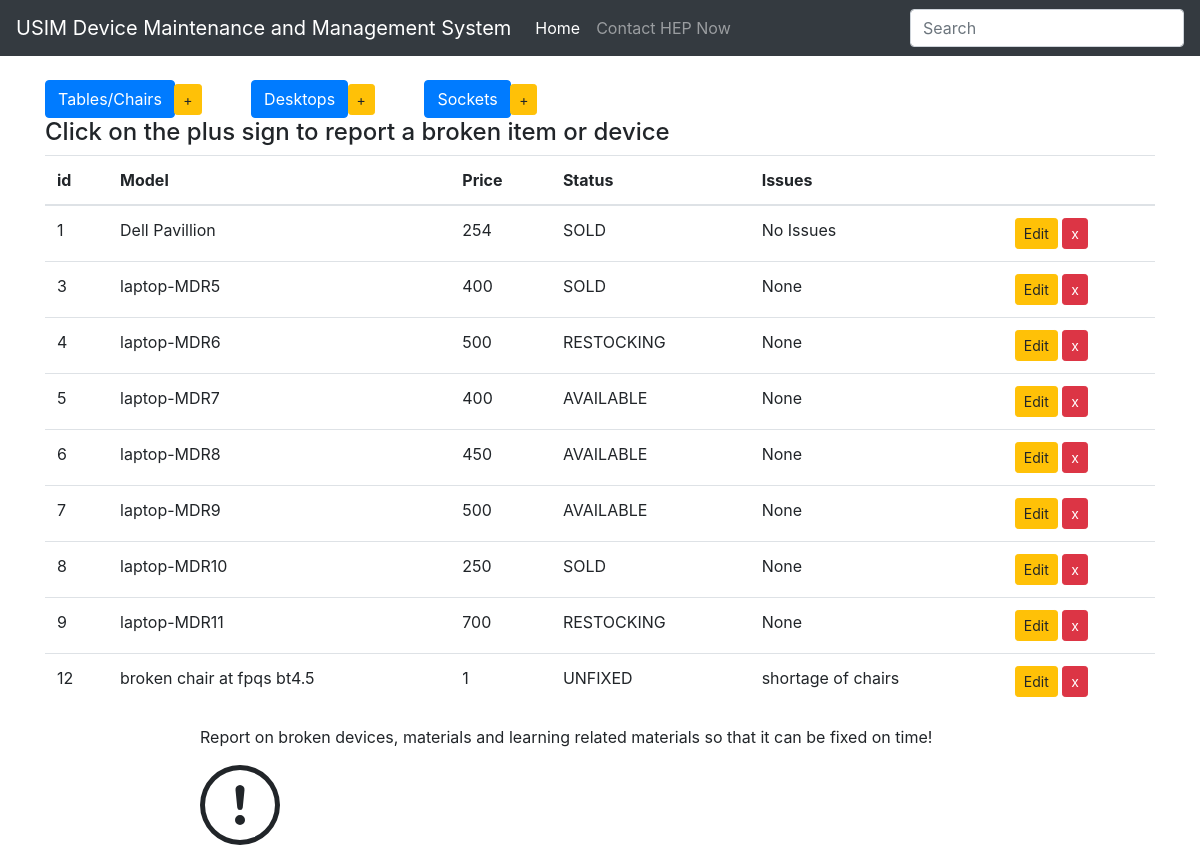
Page /laptops on the committed database.
### inventory/models.py (models this page shows, shortened)
class Device(models.Model):
    type = models.CharField(max_length=200, blank=False)
    price = models.IntegerField()
    choices = (
        ('UNFIXED', 'Needs immediate attention'),
        ('OVERDUE', 'We think management forgot about it'),
        ('FIXED', 'Alhamdulilah its fixed')
    )
    status = models.CharField(max_length=10, choices=choices, default='SOLD')
    issues = models.CharField(max_length=50, default="No Issues")
    class Meta:
        abstract = True

class Laptops(Device):
    pass

### inventory/views.py (the view)
# urls.py: url(r'^laptops$', display_laptops, name="display_laptops"),
def display_laptops(request):
    items = Laptops.objects.all()
    context = {
        'items': items,
        'header': 'Laptops',
    }
    return render(request, 'inv/index.html', context)

### inventory/templates/inv/index.html
{% extends 'inv/base.html' %}
{% block body %}
  <div class="add_buttons">
    <div class="button-group">
      <a href="{% url 'display_laptops' %}" class="btn btn-primary btn-md btn-trim" role="button"> Tables/Chairs</a>
      <a href="{% url 'add_laptop' %}" class="btn btn-warning btn-sm btn-pad" role="button"> +</a>
      <a href="{% url 'display_desktops' %}" class="btn btn-primary btn-md btn-trim" role="button"> Desktops</a>
      <a href="{% url 'add_desktop' %}" class="btn btn-warning btn-sm btn-pad" role="button"> +</a>
      <a href="{% url 'display_mobiles' %}" class="btn btn-primary btn-md btn-trim" role="button"> Sockets</a>
      <a href="{% url 'add_mobile' %}" class="btn btn-warning btn-sm btn-pad" role="button"> +</a>
    </div>
  </div>
  <div>
    <h4>Click on the plus sign to report a broken item or device</h4>
  </div>
  <table class="table table-hover">
    <thead>
      <tr>
        <th>id</th>
        <th>Model</th>
        <th>Price</th>
        <th>Status</th>
        <th>Issues</th>
        <th></th>
      </tr>
    </thead>
    <tbody>
      {% for item in items %}
      <tr>
        <td>{{ item.pk }}
        <td>{{ item.type }}</td>
        <td>{{ item.price }} </td>
        <td>{{ item.status }}</td>
        <td>{{ item.issues }}</td>
        {% if header|lower == "laptops" %}
        <td>
            <a href="{% url 'edit_laptop' item.pk %}" class="btn btn-warning btn-sm" role="button" aria-pressed="true" > Edit</a>
            <a href="{% url 'delete_laptop' item.pk%}" class="btn btn-danger btn-sm" role="button" aria-pressed="true" > x</a>
        </td>
        {% elif header|lower == "desktops" %}
        <td>
            <a href="{% url 'edit_desktop' item.pk %}" class="btn btn-warning btn-sm" role="button" aria-pressed="true" > Edit</a>
            <a href="{% url 'delete_desktop' item.pk%}" class="btn btn-danger btn-sm" role="button" aria-pressed="true" > x</a>
        </td>
        {% else %}
        <td>
            <a href="{% url 'edit_mobile' item.pk %}" class="btn btn-warning btn-sm" role="button" aria-pressed="true" > Edit</a>
            <a href="{% url 'delete_mobile' item.pk%}" class="btn btn-danger btn-sm" role="button" aria-pressed="true" > x</a>
        </td>
        {% endif %}
      </tr>
      {% endfor %}
    </tbody>
  </table>
{% endblock %}

### inventory/templates/inv/base.html (shortened to what this page needs)
<!DOCTYPE html>
<html>
  <head>
  </head>
  {% load static %}
  <link rel="stylesheet" type="text/css" href="{% static '/css/style.css' %}"/>
  <link rel="stylesheet" type="text/css" href="{% static '/css/bootstrap.min.css' %}"/>
  <body>
    <nav class="navbar navbar-expand navbar-dark bg-dark">
  <a class="navbar-brand" href="#">USIM Device Maintenance and Management System</a>
  <div class="collapse navbar-collapse" id="navbarsExample02">
    <ul class="navbar-nav mr-auto">
      <li class="nav-item active">
        <a class="nav-link" href="{% url 'index' %}">Home <span class="sr-only">(current)</span></a>
      </li>
      <li class="nav-item">
        <a class="nav-link" href="{% url 'contact' %}">Contact HEP Now</a>
      </li>
    </ul>
    <form class="form-inline my-2 my-md-0">
      <input class="form-control" type="text" placeholder="Search">
    </form>
  </div>
</nav>
    <br>
    <div class="container">
      {% block body %}
      {% endblock%}
    </div>
    <div class="report" style="width:800px; margin:0 auto;">
      <p>Report on broken devices, materials and learning related materials so that it can be fixed on time!</p>
    </div>
  </body>
</html>

### inventory/static/css/style.css (style rules this page uses)
.btn-pad { margin-right: 45px; }
.btn-trim { margin-right: -5px }

### rows in the picture
Laptops: pk "1", type "Dell Pavillion", price "254", status "SOLD", issues "No Issues"
Laptops: pk "3", type "laptop-MDR5", price "400", status "SOLD", issues "None"
Laptops: pk "4", type "laptop-MDR6", price "500", status "RESTOCKING", issues "None"
Laptops: pk "5", type "laptop-MDR7", price "400", status "AVAILABLE", issues "None"
Laptops: pk "6", type "laptop-MDR8", price "450", status "AVAILABLE", issues "None"
Laptops: pk "7", type "laptop-MDR9", price "500", status "AVAILABLE", issues "None"
Laptops: pk "8", type "laptop-MDR10", price "250", status "SOLD", issues "None"
Laptops: pk "9", type "laptop-MDR11", price "700", status "RESTOCKING", issues "None"
Laptops: pk "12", type "broken chair at fpqs bt4.5", price "1", status "UNFIXED", issues "shortage of chairs"
